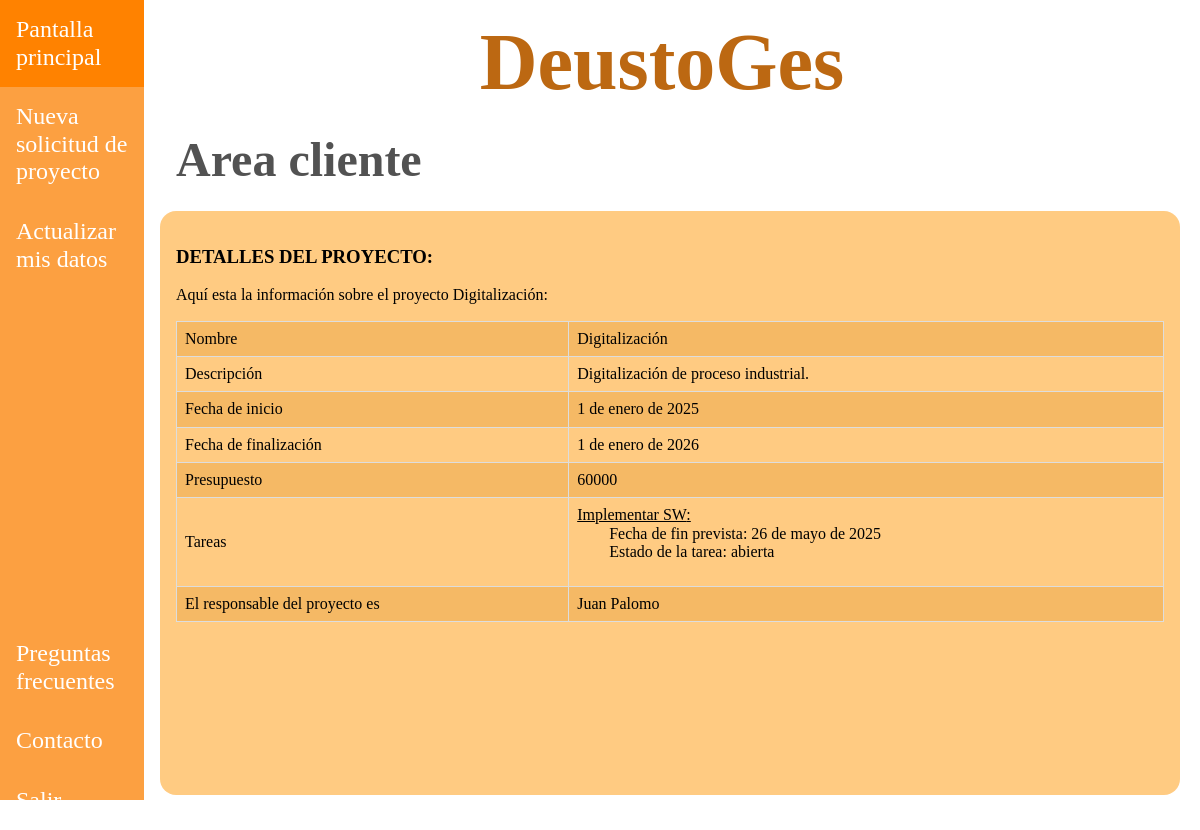
/appDeustoGes/clientes/1/proyectos/1, run on an earlier commit of the app's database.
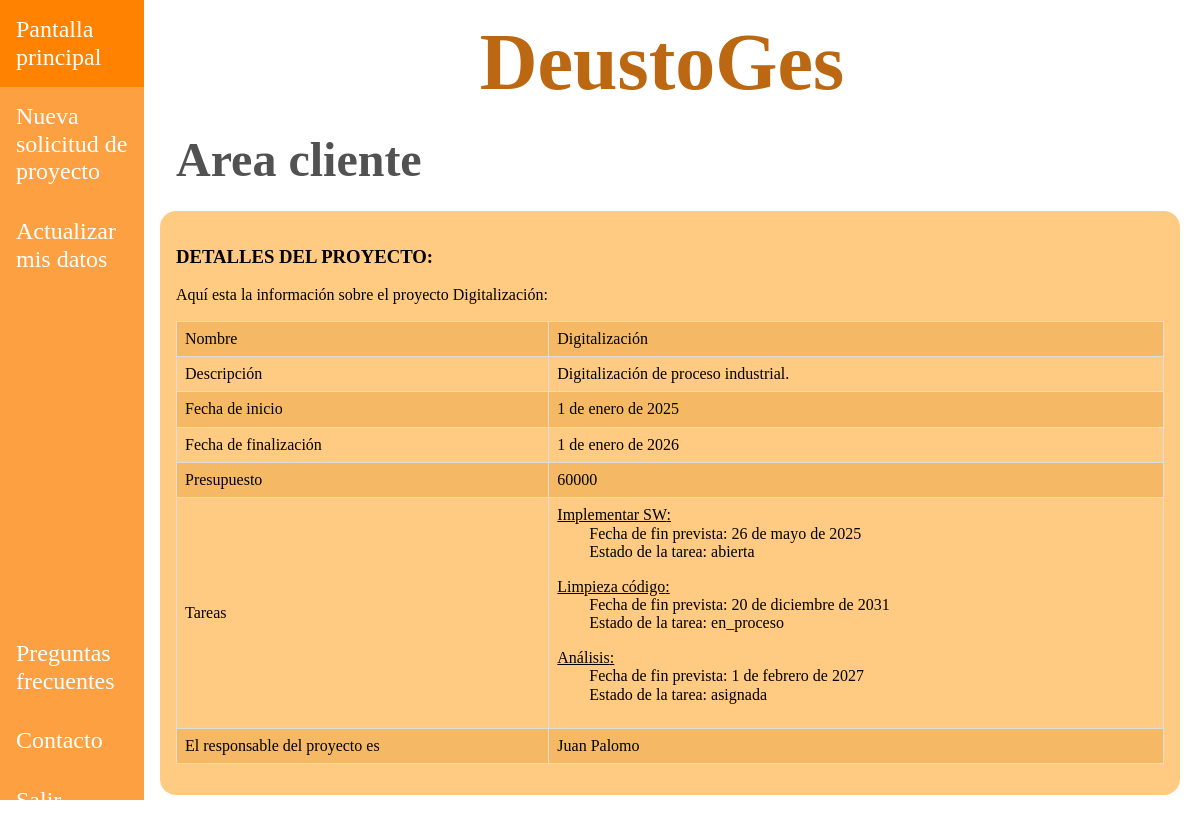
And on a later commit of the database.
### appDeustoGes/models.py (models this page shows, shortened)
class Tarea(models.Model):
    nombre = models.CharField(max_length=15)
    descripcion = models.TextField()
    fecha_inicio = models.DateField()
    fecha_fin = models.DateField()
    prioridad = models.CharField(max_length=10, choices=(('alta', 'Alta'), ('media', 'Media'), ('baja', 'Baja')))
    estado = models.CharField(max_length=20, choices=(
        ('abierta', 'Abierta'), ('asignada', 'Asignada'), ('en_proceso', 'En proceso'), ('finalizada', 'Finalizada')))
    notas_adicionales = models.TextField()
    empleado = models.ForeignKey(Empleado, on_delete=models.CASCADE)
    proyecto = models.ForeignKey(Proyecto, on_delete=models.CASCADE)
    created = models.DateTimeField(auto_now_add=True, blank=True, null=True)
    updated = models.DateTimeField(auto_now=True, blank=True, null=True)
    class Meta:
        verbose_name = 'tarea'
        verbose_name_plural = 'tareas'

### appDeustoGes/views.py (the view)
# urls.py: path("/clientes/<int:id_cliente>/proyectos/<int:id_proyecto>", views.show_proyecto_cliente,
def show_proyecto_cliente(request, id_proyecto, id_cliente):
    cliente = get_object_or_404(Cliente, id=id_cliente)
    proyecto = get_object_or_404(Proyecto, id=id_proyecto)
    tareas = Tarea.objects.all()
    return render(request, "appDeustoGes/proyecto_detail_cliente.html", {"proyecto": proyecto,
                                                                         'cliente': cliente, "tareas": tareas})

### appDeustoGes/models.py (called while the page is built)
    def __str__(self):
        return f"{self.nombre} {self.apellidos}"

### templates/appDeustoGes/proyecto_detail_cliente.html
{% extends "base.html" %}
{% block css %}
    <link rel="stylesheet" href="/../static/css/normalize.css">
    <link rel="stylesheet" href="/../static/css/style.css">
{% endblock %}
{% block nav_header %}
    <nav class="barra-lateral">
        <ul class="listado-barra-lateral listado-barra-lateral-cliente">
            <div>
                <li><a href="{% url 'pantalla_cliente' cliente.id %}">Pantalla principal</a></li>
                <li><a href="{% url 'solicitud_create' cliente.id %}">Nueva solicitud de proyecto</a></li>
                <li><a href="{% url 'cliente_update' cliente.id %}">Actualizar mis datos</a></li>
            </div>
            <div>
                <li><a href="{% url 'preguntas_frecuentes' cliente.id %}">Preguntas frecuentes</a></li>
                <li><a href="{% url 'contacto' cliente.id %}">Contacto</a></li>
                <li><a href="{% url 'pantalla_inicio' %}">Salir</a></li>
            </div>
        </ul>
    </nav>
{% endblock %}
{% block main_contenido %}
    <h2>Area cliente</h2>
    <div class="contenido">
        <h3>DETALLES DEL PROYECTO:</h3>
        <p>Aquí esta la información sobre el proyecto {{ proyecto.nombre }}:</p>
    {% if  proyecto %}
        <table class="estilos-table">
    <tr>
        <td><h>Nombre </h></td>
        <td>{{ proyecto.nombre }}</td>
    </tr>
    <tr>
        <td><h>Descripción </h></td>
        <td>{{ proyecto.descripcion }}</td>
    </tr>
    <tr>
        <td><h>Fecha de inicio </h></td>
        <td>{{ proyecto.fecha_inicio }}</td>
    </tr>
    <tr>
        <td><h>Fecha de finalización </h></td>
        <td>{{ proyecto.fecha_fin }}</td>
    </tr>
    <tr>
        <td><h>Presupuesto </h></td>
        <td>{{ proyecto.presupuesto }}</td>
    </tr>
    <tr>
        <td><h>Tareas </h></td>
        <td>
            {% for tarea in tareas %}
                {% if tarea.proyecto_id == proyecto.id %}
                    <p class="tarea-nombre">{{ tarea.nombre }}:
                        <ul>
                            <li class="listado-tareas">Fecha de fin prevista: {{ tarea.fecha_fin }}</li>
                            <li class="listado-tareas">Estado de la tarea: {{ tarea.estado }}</li>
                        </ul>
                    </p>
                {% endif %}
            {% endfor %}
        </td>
    </tr>
    <tr>
        <td><h>El responsable del proyecto es </h></td>
        <td>{{ proyecto.responsable }}</td>
    </tr>
</table>
    {% endif %}
    </div>
{% endblock %}

What changed in the data, as far as the page shows it:
added Tarea: nombre "Limpieza código", fecha_fin "20 de diciembre de 2031", estado "en_proceso"
added Tarea: nombre "Análisis", fecha_fin "1 de febrero de 2027", estado "asignada"
